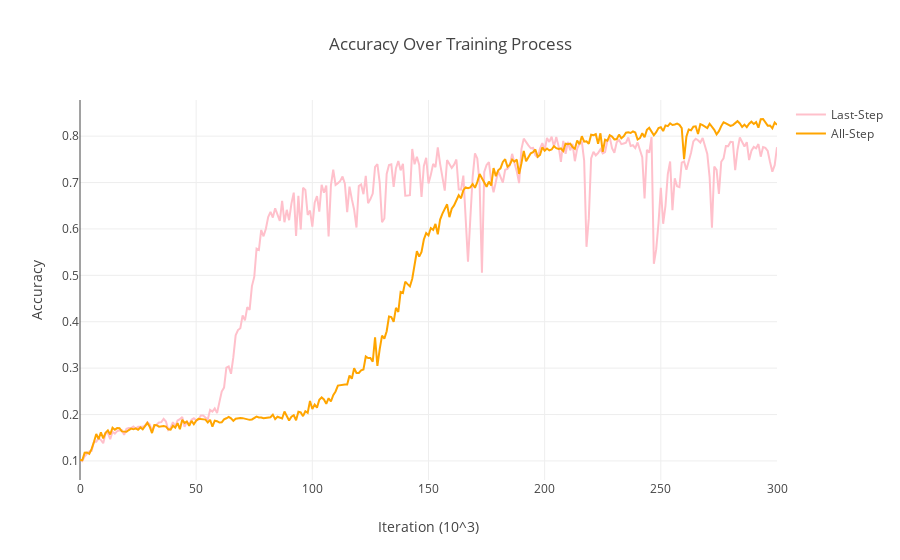

Here is the notebook cell this chart was saved with:
### Code cell
x = np.arange(301)
machine_trace = go.Scatter(
    x = x,
    y = machine_accs,
    name="Last-Step",
    marker=dict(color="pink")
)

human_trace = go.Scatter(
    x = x,
    y = human_accs,
    name="All-Step",
    marker=dict(color="orange")
)

layout = go.Layout(
    title="Accuracy Over Training Process",
    xaxis=dict(
        title="Iteration (10^3)",
    ),
    yaxis=dict(
        title="Accuracy"
    )
)
data = [machine_trace, human_trace]
fig = go.Figure(data=data, layout=layout)

iplot(fig)

### Figure 1 — Plotly figure (JSON) as saved in the notebook; plotly's stock layout.template omitted (floating-point values rounded to 4 significant figures; data arrays with more than 128 entries replaced by an {"elided": "..."} marker saying what was removed)
{"data": [{"marker": {"color": "pink"}, "name": "Last-Step", "type": "scatter", "x": {"elided": "301 int values"}, "y": {"elided": "301 float values"}}, {"marker": {"color": "orange"}, "name": "All-Step", "type": "scatter", "x": {"elided": "301 int values"}, "y": {"elided": "301 float values"}}], "layout": {"title": "Accuracy Over Training Process", "xaxis": {"title": "Iteration (10^3)"}, "yaxis": {"title": "Accuracy"}}}
